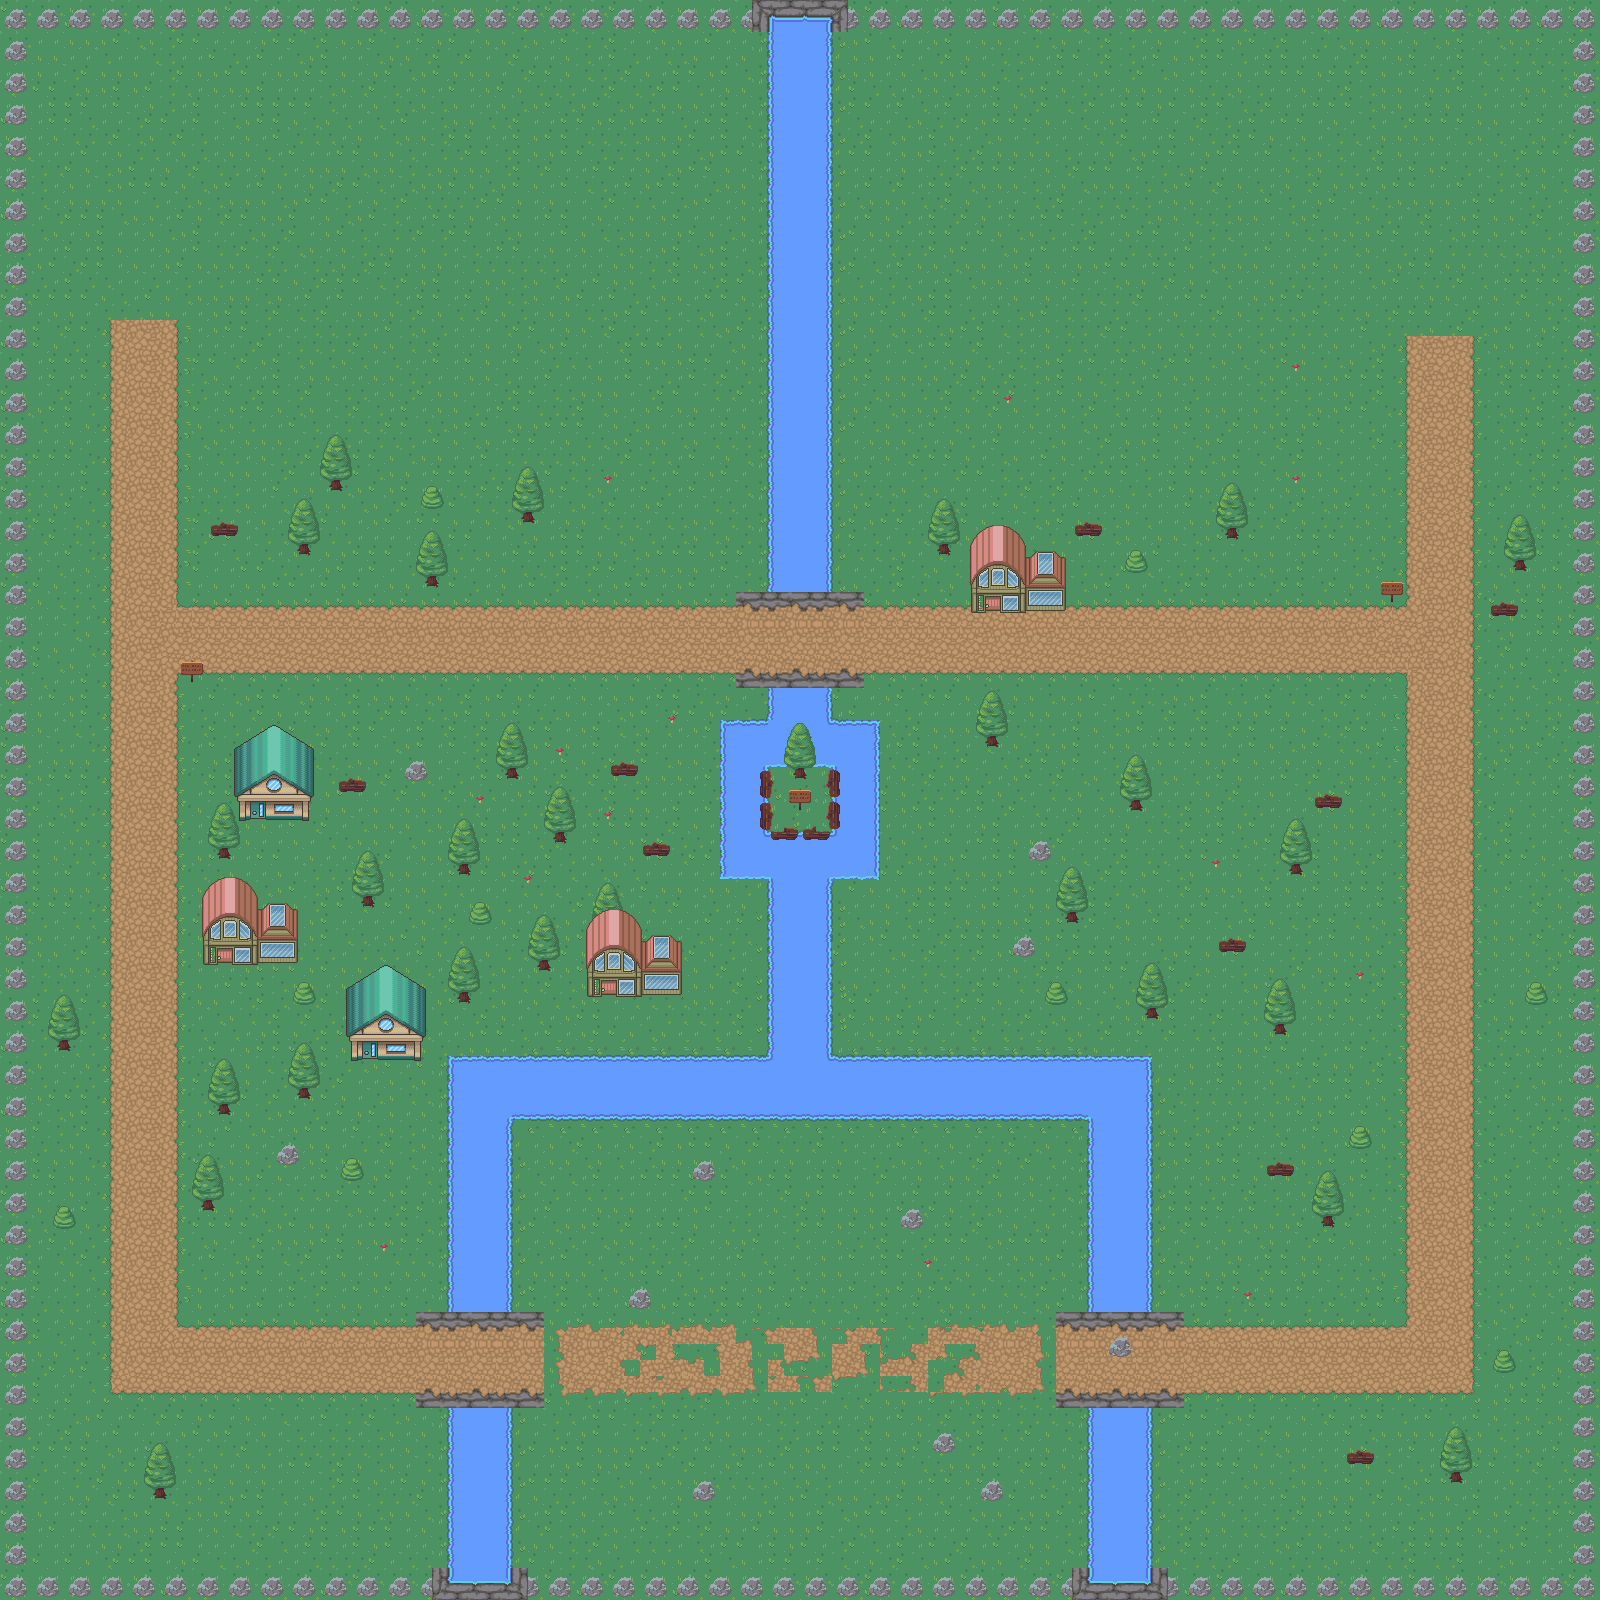

This game map was drawn from its Tiled (.tmx) file and the tilesets committed beside it. A one-line description and the trimmed map source follow:
An orthogonal 100x100 tile map with 16x16 px tiles, 6 tile layers (background, walls, water, bridge, ...), 2 tilesets and 88 objects (85x collision, player, enter_house, enter_house_exit).

<map version="1.5" tiledversion="1.7.2" orientation="orthogonal" renderorder="right-down" width="100" height="100" tilewidth="16" tileheight="16" infinite="0" nextlayerid="10" nextobjectid="119">
 <tileset firstgid="1" source="nature.tsx" />
 <tileset firstgid="721" source="house.tsx" />
 <layer id="1" name="background" width="100" height="100">
  <data>[10000 cells, 10000 non-empty, 4 distinct tile ids]</data>
 </layer>
 <layer id="2" name="walls" width="100" height="100">
  <data>[10000 cells, 784 non-empty, 4 distinct tile ids]</data>
 </layer>
 <layer id="4" name="water" width="100" height="100">
  <data>[10000 cells, 1009 non-empty, 80 distinct tile ids]</data>
 </layer>
 <layer id="5" name="bridge" width="100" height="100">
  <data>[10000 cells, 1683 non-empty, 83 distinct tile ids]</data>
 </layer>
 <layer id="6" name="element" width="100" height="100">
  <data>[10000 cells, 446 non-empty, 28 distinct tile ids]</data>
 </layer>
 <layer id="9" name="house" width="100" height="100">
  <data>[10000 cells, 231 non-empty, 91 distinct tile ids]</data>
 </layer>
 <objectgroup id="8" name="player">
  <object id="1" name="player" x="774.031" y="1132.82">
   <point />
  </object>
  <object id="4" type="collision" x="0.5" y="1" width="1600" height="32" />
  <object id="6" type="collision" x="0" y="0" width="32" height="1600" />
  <object id="7" type="collision" x="0" y="1568" width="1600" height="32" />
  <object id="8" type="collision" x="1568" y="0" width="32" height="1600" />
  <object id="9" type="collision" x="768" y="16" width="64" height="576" />
  <object id="10" type="collision" x="736" y="592" width="128" height="16" />
  <object id="11" type="collision" x="736" y="672" width="128" height="16" />
  <object id="12" type="collision" x="768" y="688" width="64" height="32" />
  <object id="13" type="collision" x="720" y="720" width="160" height="160" />
  <object id="14" type="collision" x="768" y="880" width="64" height="240" />
  <object id="15" type="collision" x="448" y="1056" width="704" height="64" />
  <object id="16" type="collision" x="448" y="1056" width="64" height="256" />
  <object id="17" type="collision" x="1088" y="1056" width="64" height="256" />
  <object id="18" type="collision" x="448" y="1408" width="64" height="160" />
  <object id="19" type="collision" x="1088" y="1408" width="64" height="160" />
  <object id="20" type="collision" x="416" y="1312" width="128" height="16" />
  <object id="21" type="collision" x="416" y="1392" width="128" height="16" />
  <object id="22" type="collision" x="1056" y="1312" width="128" height="16" />
  <object id="23" type="collision" x="1056" y="1392" width="128" height="16" />
  <object id="25" type="collision" x="176" y="672" width="32" height="32" />
  <object id="26" type="collision" x="1376" y="576" width="32" height="32" />
  <object id="33" type="collision" x="362.25" y="896.5" width="12" height="12.75" />
  <object id="34" type="collision" x="457.5" y="992.25" width="12.75" height="11.5" />
  <object id="35" type="collision" x="539.5" y="959.75" width="9.25" height="10.5" />
  <object id="36" type="collision" x="601.75" y="927" width="14" height="11.75" />
  <object id="37" type="collision" x="457.75" y="864.5" width="12.5" height="10.75" />
  <object id="38" type="collision" x="554.25" y="832.5" width="12.25" height="12" />
  <object id="39" type="collision" x="643.25" y="843.75" width="27.25" height="13.25" />
  <object id="44" type="collision" x="470.333" y="901.667" width="20" height="24.3333" />
  <object id="45" type="collision" x="611.667" y="763" width="25.3333" height="12.6667" />
  <object id="46" type="collision" x="505" y="767.333" width="12.6667" height="12.3333" />
  <object id="47" type="collision" x="402.667" y="760.667" width="24.6667" height="21" />
  <object id="48" type="collision" x="341" y="780.667" width="24.3333" height="10.6667" />
  <object id="49" type="collision" x="217.667" y="848.667" width="12.6667" height="10.6667" />
  <object id="50" type="collision" x="291" y="981" width="24" height="24" />
  <object id="51" type="collision" x="298.667" y="1088.33" width="12" height="11.3333" />
  <object id="52" type="collision" x="215.333" y="1103.67" width="15.3333" height="12.3333" />
  <object id="53" type="collision" x="274.333" y="1141" width="25.6667" height="25.3333" />
  <object id="54" type="collision" x="340.333" y="1155.33" width="22.6667" height="24.3333" />
  <object id="55" type="collision" x="200.667" y="1199.67" width="15" height="12.6667" />
  <object id="56" type="collision" x="153.818" y="1488.55" width="13.0909" height="10.5455" />
  <object id="57" type="collision" x="51.6667" y="1201" width="24.3333" height="28.6667" />
  <object id="58" type="collision" x="57" y="1037.67" width="13.6667" height="14.3333" />
  <object id="59" type="collision" x="209.333" y="521.333" width="30.6667" height="15.3333" />
  <object id="60" type="collision" x="297" y="542.667" width="14.3333" height="13" />
  <object id="61" type="collision" x="330.667" y="479.333" width="12.6667" height="13.6667" />
  <object id="62" type="collision" x="417.667" y="484" width="26.6667" height="25" />
  <object id="63" type="collision" x="426" y="575.333" width="13" height="13" />
  <object id="64" type="collision" x="519.667" y="512" width="17" height="11.3333" />
  <object id="68" type="collision" x="936.333" y="543" width="17.3333" height="13.6667" />
  <object id="69" type="collision" x="1068" y="521.667" width="35.6667" height="16" />
  <object id="70" type="collision" x="1122" y="549" width="26.3333" height="25.6667" />
  <object id="71" type="collision" x="1224.36" y="528.909" width="15.4545" height="10" />
  <object id="72" type="collision" x="1515.25" y="559" width="11.5" height="13.75" />
  <object id="73" type="collision" x="1487.5" y="602.25" width="30" height="15.25" />
  <object id="74" type="collision" x="985" y="733.5" width="14.5" height="15.5" />
  <object id="75" type="collision" x="1128" y="798" width="16.5" height="16.5" />
  <object id="76" type="collision" x="1316" y="788.5" width="26.5" height="21.5" />
  <object id="77" type="collision" x="1029.5" y="839" width="23" height="22" />
  <object id="78" type="collision" x="1064" y="910.5" width="16.5" height="13" />
  <object id="79" type="collision" x="1011" y="934" width="24" height="21.5" />
  <object id="80" type="collision" x="1288" y="861" width="15" height="16.5" />
  <object id="81" type="collision" x="1042.5" y="983" width="25.5" height="21.5" />
  <object id="82" type="collision" x="1142.5" y="1003.5" width="16.5" height="19.5" />
  <object id="83" type="collision" x="1214" y="935" width="35" height="17.5" />
  <object id="84" type="collision" x="1274" y="1021" width="14.5" height="16" />
  <object id="85" type="collision" x="1525" y="979.5" width="22" height="25" />
  <object id="86" type="collision" x="1347.5" y="1126" width="24" height="25.5" />
  <object id="87" type="collision" x="1260.5" y="1160.5" width="36" height="19.5" />
  <object id="88" type="collision" x="1317.5" y="1211.5" width="20.5" height="18" />
  <object id="89" type="collision" x="1493.5" y="1345" width="21.5" height="29" />
  <object id="90" type="collision" x="1447" y="1470.5" width="19.5" height="14.5" />
  <object id="91" type="collision" x="1344.5" y="1451" width="30.5" height="14.5" />
  <object id="92" type="collision" x="1109.5" y="1336.5" width="22.5" height="22" />
  <object id="93" type="collision" x="928.5" y="1430" width="28.5" height="23.5" />
  <object id="94" type="collision" x="982" y="1479.5" width="22" height="22" />
  <object id="95" type="collision" x="899" y="1206" width="26.25" height="24" />
  <object id="96" type="collision" x="689.667" y="1475.33" width="27.3333" height="27" />
  <object id="97" type="collision" x="630" y="1285.33" width="21.6667" height="24.3333" />
  </objectgroup>
</map>
<!-- 8 of 88 objects omitted -->
